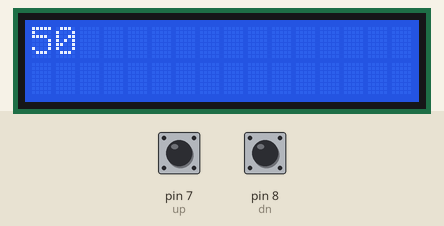
The sketch below on a simulated Arduino Uno, built with avr-gcc and run on an emulated ATmega328P. Shown: 16×2 character LCD. The inputs (shaded band) are chosen by the test bench; at power-on: pin 7 (up) HIGH, pin 8 (dn) HIGH.

Above: at 1.2 s.
1.3 s: pin 7 (up) pulled LOW for 1 s
At 3.2 s:
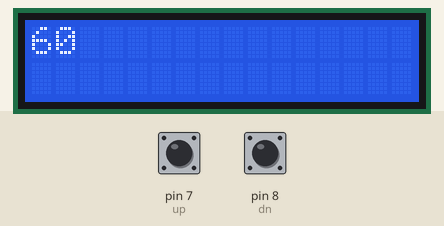
3.8 s: pin 8 (dn) pulled LOW for 3.2 s
At 6.9 s:
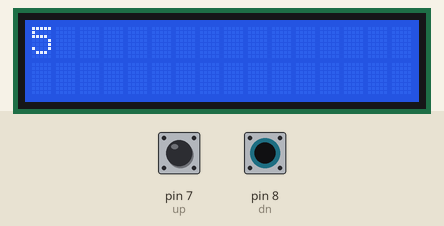
8.5 s: pin 7 (up) pulled LOW for 0.15 s
At 9.3 s:
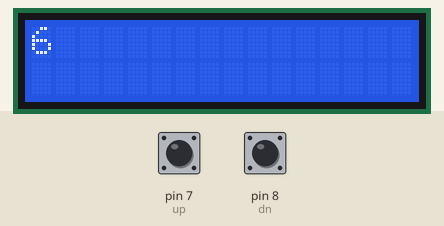
10.1 s: pin 8 (dn) pulled LOW for 1 s
At 11.3 s:
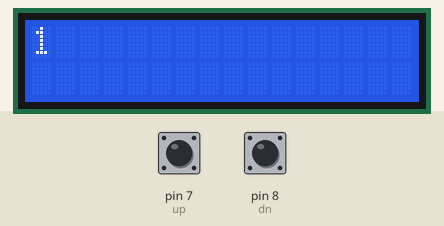
Timing chart, 0 to 13.1 s (numbered marks = the images above; inputs shaded):
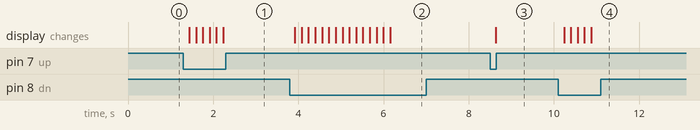

The sketch:

AdvDebounceTest.ino
```cpp
#include <Wire.h>
#include <LiquidCrystal_PCF8574.h>

#define up 7
#define dn 8
#define zdc 3
#define gate1 9

void upd();

//Power params
int pwrmin=1;//min pwr
int pwrmax=100;//max pwr
int pwrincr1=1;//Power Increment for slow scrolling
int pwrincr2=5;//Power Increment for fast scrolling (after n presses)
int pwr=50;//Initial pwr
int ssct=5;//Number of consecutive pulses - to switch between slow and fast scrollong.

//Debounce params
int debtime=80;//debounce time ms
int debFlagMax=2; //Stalls polling for n-1 cycles after a press. Use for a after-press delay.

//System params
//Prev button states
int prevup=1;
int prevdn=1;

long prevTime=0;//Time counter
int debFlag=0;//debounce flag. Incremented after button press
int speedSwitchCount=0;//number of consecutive button presses

LiquidCrystal_PCF8574 lcd(0x27);

void setup(){
  //Display setup
  lcd.begin(16, 2); // initialize the lcd
  lcd.setBacklight(255);
  lcd.home(); lcd.clear();
  lcd.print(pwr);

  //debounce
  prevTime=millis();
  pinMode(up,INPUT_PULLUP);
  pinMode(dn,INPUT_PULLUP);
}

void loop(){
  //Debounce
  if(millis()-prevTime>=debtime || millis()<prevTime){
    prevTime=millis();

    if(debFlag==0){
      if(prevdn==0 && digitalRead(dn)==0){
          if(pwr>=(pwrmin+pwrincr1) && speedSwitchCount<ssct){
            pwr=pwr-pwrincr1;
          }
          else if(pwr>=(pwrmin+pwrincr2)){
            pwr=pwr-pwrincr2;
          }

          debFlag=1;
          speedSwitchCount++;

          upd();
      }
      if(prevup==0 && digitalRead(up)==0){
          if(pwr<=(pwrmax-pwrincr1) && speedSwitchCount<ssct){
            pwr=pwr+pwrincr1;
          }
          else if(pwr<=(pwrmax-pwrincr2)){
            pwr=pwr+pwrincr2;
          }

          debFlag=1;
          speedSwitchCount++;

          upd();
      }
      if(debFlag==0){
        speedSwitchCount=0;//speed scroll after n consecutive presses
      }
      prevdn=digitalRead(dn);
      prevup=digitalRead(up);
    }

    //Set up for delay after press
    if(debFlag>0){
      debFlag++;//delay after press flag
      if(debFlag>debFlagMax){//after timeout period, reset and poll buttons
        debFlag=0;
      }
    }
  }

}

void upd(){
  lcd.clear();
  lcd.setCursor(0,0);
  lcd.print(pwr);
}
```

Measured:
- after the input at 1.3 s, the display: first changes after 0.14 s (image 1 shows a later state)
- after the input at 3.8 s, the display: first changes after 0.12 s (image 2 shows a later state)
- after the input at 8.5 s, the display: changes after 0.14 s (image 3)
- after the input at 10.1 s, the display: first changes after 0.14 s (image 4 shows a later state)
